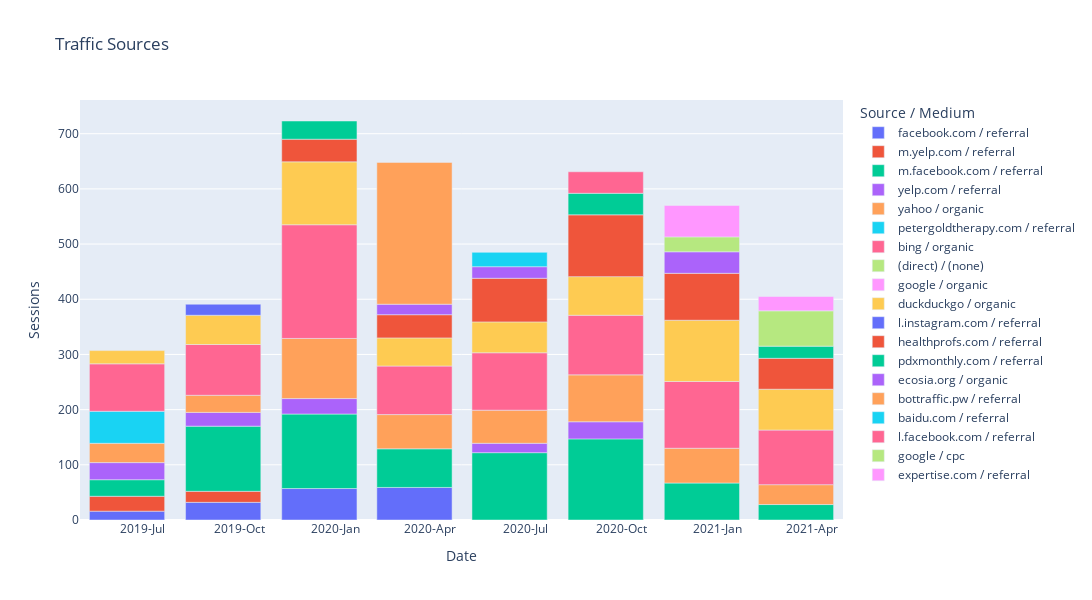

Here is the notebook cell this chart was saved with:
### Code cell
# Read the CSV file
df = pd.read_csv('output/hsh/Sources/consolidated-sources.csv')

# # Now, let's create the Date column
df['Date'] = pd.to_datetime(df['Year'].astype(str) + '-' + df['Quarter'].apply(functions.quarter_to_month) + '-01')

# Sort by date
df = df.sort_values("Date")

# Create Line Plot with No Total and other excludes
exclude_list = ["total"]
fig = px.bar(df.query('`Source / Medium` not in @exclude_list'), x='Date', y='Sessions', color='Source / Medium', title='Traffic Sources')

# Update the layout
fig.update_layout(
    autosize=False,
    width=1200,  # Width of the figure in pixels
    height=600  # Height of the figure in pixels
)

# Customize the x-axis to show both year and quarter
fig.update_xaxes(
    dtick="M3",
    tickformat="%Y-%b",  # This will show Year-Month
    ticklabelmode="period"
)

fig.show()
fig.write_html('output/hsh/hsh-sources-mediums.html')

### Figure 1 — Plotly figure (JSON) as saved in the notebook; plotly's stock layout.template omitted (floating-point values rounded to 4 significant figures)
{"data": [{"alignmentgroup": "True", "hovertemplate": "Source / Medium=facebook.com / referral<br>Date=%{x}<br>Sessions=%{y}<extra></extra>", "legendgroup": "facebook.com / referral", "marker": {"color": "#636efa", "pattern": {"shape": ""}}, "name": "facebook.com / referral", "offsetgroup": "facebook.com / referral", "orientation": "v", "showlegend": true, "textposition": "auto", "type": "bar", "x": ["2019-07-01T00:00:00", "2019-10-01T00:00:00", "2020-01-01T00:00:00", "2020-04-01T00:00:00"], "xaxis": "x", "y": [16, 32, 57, 59], "yaxis": "y"}, {"alignmentgroup": "True", "hovertemplate": "Source / Medium=m.yelp.com / referral<br>Date=%{x}<br>Sessions=%{y}<extra></extra>", "legendgroup": "m.yelp.com / referral", "marker": {"color": "#EF553B", "pattern": {"shape": ""}}, "name": "m.yelp.com / referral", "offsetgroup": "m.yelp.com / referral", "orientation": "v", "showlegend": true, "textposition": "auto", "type": "bar", "x": ["2019-07-01T00:00:00", "2019-10-01T00:00:00"], "xaxis": "x", "y": [27, 20], "yaxis": "y"}, {"alignmentgroup": "True", "hovertemplate": "Source / Medium=m.facebook.com / referral<br>Date=%{x}<br>Sessions=%{y}<extra></extra>", "legendgroup": "m.facebook.com / referral", "marker": {"color": "#00cc96", "pattern": {"shape": ""}}, "name": "m.facebook.com / referral", "offsetgroup": "m.facebook.com / referral", "orientation": "v", "showlegend": true, "textposition": "auto", "type": "bar", "x": ["2019-07-01T00:00:00", "2019-10-01T00:00:00", "2020-01-01T00:00:00", "2020-04-01T00:00:00", "2020-07-01T00:00:00", "2020-10-01T00:00:00", "2021-01-01T00:00:00", "2021-04-01T00:00:00"], "xaxis": "x", "y": [30, 118, 135, 70, 122, 147, 67, 28], "yaxis": "y"}, {"alignmentgroup": "True", "hovertemplate": "Source / Medium=yelp.com / referral<br>Date=%{x}<br>Sessions=%{y}<extra></extra>", "legendgroup": "yelp.com / referral", "marker": {"color": "#ab63fa", "pattern": {"shape": ""}}, "name": "yelp.com / referral", "offsetgroup": "yelp.com / referral", "orientation": "v", "showlegend": true, "textposition": "auto", "type": "bar", "x": ["2019-07-01T00:00:00", "2019-10-01T00:00:00", "2020-01-01T00:00:00", "2020-07-01T00:00:00", "2020-10-01T00:00:00"], "xaxis": "x", "y": [31, 25, 28, 17, 31], "yaxis": "y"}, {"alignmentgroup": "True", "hovertemplate": "Source / Medium=yahoo / organic<br>Date=%{x}<br>Sessions=%{y}<extra></extra>", "legendgroup": "yahoo / organic", "marker": {"color": "#FFA15A", "pattern": {"shape": ""}}, "name": "yahoo / organic", "offsetgroup": "yahoo / organic", "orientation": "v", "showlegend": true, "textposition": "auto", "type": "bar", "x": ["2019-07-01T00:00:00", "2019-10-01T00:00:00", "2020-01-01T00:00:00", "2020-04-01T00:00:00", "2020-07-01T00:00:00", "2020-10-01T00:00:00", "2021-01-01T00:00:00", "2021-04-01T00:00:00"], "xaxis": "x", "y": [35, 31, 109, 62, 60, 85, 63, 36], "yaxis": "y"}, {"alignmentgroup": "True", "hovertemplate": "Source / Medium=petergoldtherapy.com / referral<br>Date=%{x}<br>Sessions=%{y}<extra></extra>", "legendgroup": "petergoldtherapy.com / referral", "marker": {"color": "#19d3f3", "pattern": {"shape": ""}}, "name": "petergoldtherapy.com / referral", "offsetgroup": "petergoldtherapy.com / referral", "orientation": "v", "showlegend": true, "textposition": "auto", "type": "bar", "x": ["2019-07-01T00:00:00"], "xaxis": "x", "y": [58], "yaxis": "y"}, {"alignmentgroup": "True", "hovertemplate": "Source / Medium=bing / organic<br>Date=%{x}<br>Sessions=%{y}<extra></extra>", "legendgroup": "bing / organic", "marker": {"color": "#FF6692", "pattern": {"shape": ""}}, "name": "bing / organic", "offsetgroup": "bing / organic", "orientation": "v", "showlegend": true, "textposition": "auto", "type": "bar", "x": ["2019-07-01T00:00:00", "2019-10-01T00:00:00", "2020-01-01T00:00:00", "2020-04-01T00:00:00", "2020-07-01T00:00:00", "2020-10-01T00:00:00", "2021-01-01T00:00:00", "2021-04-01T00:00:00"], "xaxis": "x", "y": [86, 92, 206, 88, 104, 108, 121, 99], "yaxis": "y"}, {"alignmentgroup": "True", "hovertemplate": "Source / Medium=(direct) / (none)<br>Date=%{x}<br>Sessions=%{y}<extra></extra>", "legendgroup": "(direct) / (none)", "marker": {"color": "#B6E880", "pattern": {"shape": ""}}, "name": "(direct) / (none)", "offsetgroup": "(direct) / (none)", "orientation": "v", "showlegend": true, "textposition": "auto", "type": "bar", "x": ["2019-07-01T00:00:00", "2019-10-01T00:00:00", "2020-01-01T00:00:00", "2020-04-01T00:00:00", "2020-07-01T00:00:00", "2020-10-01T00:00:00", "2021-01-01T00:00:00", "2021-04-01T00:00:00"], "xaxis": "x", "y": [null, null, null, null, null, null, null, null], "yaxis": "y"}, {"alignmentgroup": "True", "hovertemplate": "Source / Medium=google / organic<br>Date=%{x}<br>Sessions=%{y}<extra></extra>", "legendgroup": "google / organic", "marker": {"color": "#FF97FF", "pattern": {"shape": ""}}, "name": "google / organic", "offsetgroup": "google / organic", "orientation": "v", "showlegend": true, "textposition": "auto", "type": "bar", "x": ["2019-07-01T00:00:00", "2019-10-01T00:00:00", "2020-01-01T00:00:00", "2020-04-01T00:00:00", "2020-07-01T00:00:00", "2020-10-01T00:00:00", "2021-01-01T00:00:00", "2021-04-01T00:00:00"], "xaxis": "x", "y": [null, null, null, null, null, null, null, null], "yaxis": "y"}, {"alignmentgroup": "True", "hovertemplate": "Source / Medium=duckduckgo / organic<br>Date=%{x}<br>Sessions=%{y}<extra></extra>", "legendgroup": "duckduckgo / organic", "marker": {"color": "#FECB52", "pattern": {"shape": ""}}, "name": "duckduckgo / organic", "offsetgroup": "duckduckgo / organic", "orientation": "v", "showlegend": true, "textposition": "auto", "type": "bar", "x": ["2019-07-01T00:00:00", "2019-10-01T00:00:00", "2020-01-01T00:00:00", "2020-04-01T00:00:00", "2020-07-01T00:00:00", "2020-10-01T00:00:00", "2021-01-01T00:00:00", "2021-04-01T00:00:00"], "xaxis": "x", "y": [24, 53, 114, 51, 56, 70, 111, 74], "yaxis": "y"}, {"alignmentgroup": "True", "hovertemplate": "Source / Medium=l.instagram.com / referral<br>Date=%{x}<br>Sessions=%{y}<extra></extra>", "legendgroup": "l.instagram.com / referral", "marker": {"color": "#636efa", "pattern": {"shape": ""}}, "name": "l.instagram.com / referral", "offsetgroup": "l.instagram.com / referral", "orientation": "v", "showlegend": true, "textposition": "auto", "type": "bar", "x": ["2019-10-01T00:00:00"], "xaxis": "x", "y": [20], "yaxis": "y"}, {"alignmentgroup": "True", "hovertemplate": "Source / Medium=healthprofs.com / referral<br>Date=%{x}<br>Sessions=%{y}<extra></extra>", "legendgroup": "healthprofs.com / referral", "marker": {"color": "#EF553B", "pattern": {"shape": ""}}, "name": "healthprofs.com / referral", "offsetgroup": "healthprofs.com / referral", "orientation": "v", "showlegend": true, "textposition": "auto", "type": "bar", "x": ["2020-01-01T00:00:00", "2020-04-01T00:00:00", "2020-07-01T00:00:00", "2020-10-01T00:00:00", "2021-01-01T00:00:00", "2021-04-01T00:00:00"], "xaxis": "x", "y": [41, 42, 79, 112, 85, 56], "yaxis": "y"}, {"alignmentgroup": "True", "hovertemplate": "Source / Medium=pdxmonthly.com / referral<br>Date=%{x}<br>Sessions=%{y}<extra></extra>", "legendgroup": "pdxmonthly.com / referral", "marker": {"color": "#00cc96", "pattern": {"shape": ""}}, "name": "pdxmonthly.com / referral", "offsetgroup": "pdxmonthly.com / referral", "orientation": "v", "showlegend": true, "textposition": "auto", "type": "bar", "x": ["2020-01-01T00:00:00", "2020-10-01T00:00:00", "2021-04-01T00:00:00"], "xaxis": "x", "y": [33, 39, 22], "yaxis": "y"}, {"alignmentgroup": "True", "hovertemplate": "Source / Medium=ecosia.org / organic<br>Date=%{x}<br>Sessions=%{y}<extra></extra>", "legendgroup": "ecosia.org / organic", "marker": {"color": "#ab63fa", "pattern": {"shape": ""}}, "name": "ecosia.org / organic", "offsetgroup": "ecosia.org / organic", "orientation": "v", "showlegend": true, "textposition": "auto", "type": "bar", "x": ["2020-04-01T00:00:00", "2020-07-01T00:00:00", "2021-01-01T00:00:00"], "xaxis": "x", "y": [19, 21, 39], "yaxis": "y"}, {"alignmentgroup": "True", "hovertemplate": "Source / Medium=bottraffic.pw / referral<br>Date=%{x}<br>Sessions=%{y}<extra></extra>", "legendgroup": "bottraffic.pw / referral", "marker": {"color": "#FFA15A", "pattern": {"shape": ""}}, "name": "bottraffic.pw / referral", "offsetgroup": "bottraffic.pw / referral", "orientation": "v", "showlegend": true, "textposition": "auto", "type": "bar", "x": ["2020-04-01T00:00:00"], "xaxis": "x", "y": [257], "yaxis": "y"}, {"alignmentgroup": "True", "hovertemplate": "Source / Medium=baidu.com / referral<br>Date=%{x}<br>Sessions=%{y}<extra></extra>", "legendgroup": "baidu.com / referral", "marker": {"color": "#19d3f3", "pattern": {"shape": ""}}, "name": "baidu.com / referral", "offsetgroup": "baidu.com / referral", "orientation": "v", "showlegend": true, "textposition": "auto", "type": "bar", "x": ["2020-07-01T00:00:00"], "xaxis": "x", "y": [26], "yaxis": "y"}, {"alignmentgroup": "True", "hovertemplate": "Source / Medium=l.facebook.com / referral<br>Date=%{x}<br>Sessions=%{y}<extra></extra>", "legendgroup": "l.facebook.com / referral", "marker": {"color": "#FF6692", "pattern": {"shape": ""}}, "name": "l.facebook.com / referral", "offsetgroup": "l.facebook.com / referral", "orientation": "v", "showlegend": true, "textposition": "auto", "type": "bar", "x": ["2020-10-01T00:00:00"], "xaxis": "x", "y": [39], "yaxis": "y"}, {"alignmentgroup": "True", "hovertemplate": "Source / Medium=google / cpc<br>Date=%{x}<br>Sessions=%{y}<extra></extra>", "legendgroup": "google / cpc", "marker": {"color": "#B6E880", "pattern": {"shape": ""}}, "name": "google / cpc", "offsetgroup": "google / cpc", "orientation": "v", "showlegend": true, "textposition": "auto", "type": "bar", "x": ["2021-01-01T00:00:00", "2021-04-01T00:00:00"], "xaxis": "x", "y": [27, 64], "yaxis": "y"}, {"alignmentgroup": "True", "hovertemplate": "Source / Medium=expertise.com / referral<br>Date=%{x}<br>Sessions=%{y}<extra></extra>", "legendgroup": "expertise.com / referral", "marker": {"color": "#FF97FF", "pattern": {"shape": ""}}, "name": "expertise.com / referral", "offsetgroup": "expertise.com / referral", "orientation": "v", "showlegend": true, "textposition": "auto", "type": "bar", "x": ["2021-01-01T00:00:00", "2021-04-01T00:00:00"], "xaxis": "x", "y": [57, 26], "yaxis": "y"}], "layout": {"autosize": false, "barmode": "relative", "height": 600, "legend": {"title": {"text": "Source / Medium"}, "tracegroupgap": 0}, "title": {"text": "Traffic Sources"}, "width": 1200, "xaxis": {"anchor": "y", "autorange": true, "domain": [0, 1], "dtick": "M3", "range": ["2019-05-17", "2021-05-16"], "tickformat": "%Y-%b", "ticklabelmode": "period", "title": {"text": "Date"}, "type": "date"}, "yaxis": {"anchor": "x", "autorange": true, "domain": [0, 1], "range": [0, 761.1], "title": {"text": "Sessions"}, "type": "linear"}}}
